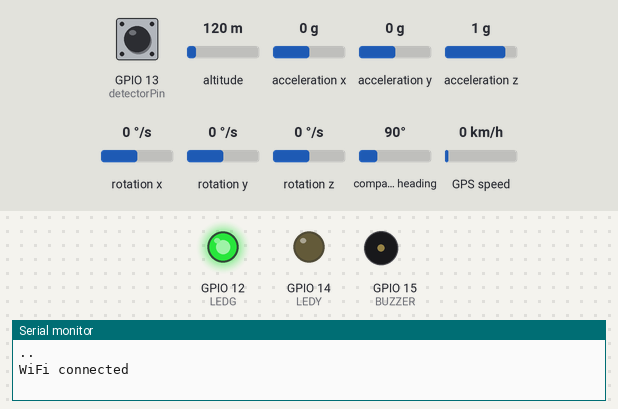
Simulated run of this sketch. Board: ESP32. Shown: output pins drawn as LEDs (lit = HIGH), buzzer (waves = sounding, pin HIGH), the last lines printed to the serial monitor. Wiring (inferred from the names in the program): MPU-6050 motion sensor at I2C address 0x68. The test bench sets the inputs (shaded band); at power-on: GPIO 13 (detectorPin) HIGH, altitude 120 m, acceleration x 0 g, acceleration y 0 g, acceleration z 1 g, rotation x 0 °/s, rotation y 0 °/s, rotation z 0 °/s, compass heading 90°, GPS speed 0 km/h. WiFi joins after 1.5 s; servers stay silent unless stated; the GPS gets a fix after 3 s at 37.7749, -122.4194 with 8 satellites.

Above: at 2.1 s.
At 6.2 s:
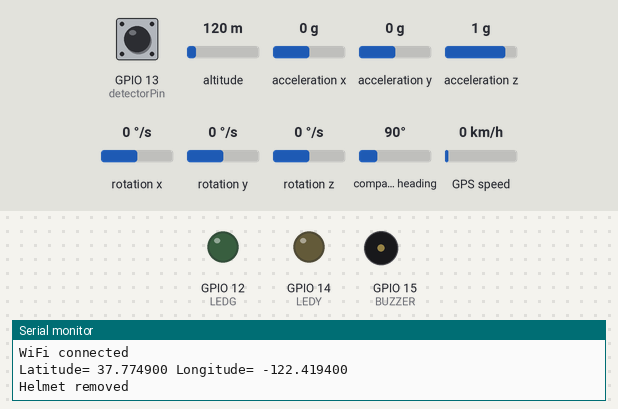
6.3 s: GPIO 13 (detectorPin) pulled LOW for 0.15 s
Timing chart, 0 to 9.3 s (numbered marks = the images above; inputs shaded):
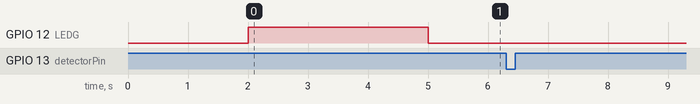

The sketch:

SafetyHelmet.ino
```cpp
/// final one
#include <Wire.h>
#include <TridentTD_LineNotify.h>
#include <SoftwareSerial.h>
#include <TinyGPS++.h>

#define SSID "<your_wifi_ssid>"
#define PASSWORD "<your_wifi_password>"
#define LINE_TOKEN "<your_line_notify_token>"
#define PirPin 16
#define rxPin 39
#define txPin 36
#define BUZZER 15
#define BUTTON 27
#define detectorPin 13
#define LEDY 14
#define LEDG 12

char latitude[32], longitude[32];
TinyGPSPlus gps;

int GPSBaud = 9600;
SoftwareSerial gpsSerial(rxPin, txPin);

const int MPU_addr = 0x68;  // I2C address of the MPU-6050
int16_t AcX, AcY, AcZ, Tmp, GyX, GyY, GyZ;
float ax = 0, ay = 0, az = 0, gx = 0, gy = 0, gz = 0;
int prev_Amp = 0;
int Amp = 0;
int prev_angleChange = 0;
int angleChange = 0;
unsigned long prev_time = 0;
unsigned long cur_time = 0;
int slope_amp = 0;
int slope_angleChange = 0;
bool Accident = 0;
int val;  // variable to store result
bool trig = 1;
int beat, bpm, countStatus;
unsigned long millisBefore;


String alertMSG = "Crash Detected!!! Check the Location here: https://www.google.com/maps/search/?api=1&query=";

void setup() {
  Serial.begin(115200);
  gpsSerial.begin(GPSBaud);

  Wire.begin();
  Wire.beginTransmission(MPU_addr);
  Wire.write(0x6B);
  Wire.write(0);
  pinMode(BUZZER, OUTPUT);
  pinMode(LEDG, OUTPUT);
  pinMode(LEDY, OUTPUT);
  pinMode(BUTTON, INPUT_PULLUP);
  pinMode(detectorPin, INPUT_PULLUP);
  Wire.endTransmission(true);
  WiFi.begin(SSID, PASSWORD);
  while (WiFi.status() != WL_CONNECTED) {
    delay(1000);
    Serial.print(".");
  }
  Serial.println("");
  Serial.println("WiFi connected");
  LINE.notify("Wifi Connected.");
  digitalWrite(LEDG, 1);
  delay(3000);
  digitalWrite(LEDG, 0);
  LINE.setToken(LINE_TOKEN);
  digitalWrite(BUZZER, 0);
  val = digitalRead(detectorPin);
  if (val == LOW) {
    LINE.notify("Helmet worn");
    Serial.println("Helmet worn");
  }
}

void loop() {
  mpu_read();
  getLOC();
  Serial.print("Latitude= ");
  Serial.print(latitude);
  Serial.print(" Longitude= ");
  Serial.println(longitude);
  val = digitalRead(detectorPin);
  if (val == LOW) {
    while (val == 0) {
      mpu_read();
      if (slope_amp > 40 || slope_angleChange > 83) {
        Serial.println("Crashed detected");
        Accident = 1;
        break;
      }
      val = digitalRead(detectorPin);
    }
    unsigned long start = millis();
    while (Accident == 1) {
      trig = digitalRead(BUTTON);
      // digitalWrite(BUZZER, 1);
      digitalWrite(LEDY, 1);
      getLOC();
      if (millis() - start > 5000) {
        Serial.print("Latitude= ");
        Serial.print(13.8212516);
        Serial.print(" Longitude= ");
        Serial.println(100.5135891);
        alertMSG = alertMSG + latitude;
        alertMSG = alertMSG + ",";
        alertMSG = alertMSG + longitude;
        LINE.notify(alertMSG);
        Serial.println("Notification Sent\n");
        digitalWrite(BUZZER, 0);
        digitalWrite(LEDY, 0);
        getBPM();
        Accident = 0;
      }
      if (trig == 0) {
        Serial.println("Notification Aborted\n");
        digitalWrite(BUZZER, 0);
        digitalWrite(LEDY, 0);
        Accident = 0;
      }
    }
  } else if (val == 1) {
    LINE.notify("Helmet removed");
    Serial.println("Helmet removed\n");
    while (val == 1) {
      val = digitalRead(detectorPin);
    }
    LINE.notify("Helmet worn");
    Serial.println("Helmet worn");
  }
}

void mpu_read() {
  Wire.beginTransmission(MPU_addr);
  Wire.write(0x3B);  // starting with register 0x3B (ACCEL_XOUT_H)
  Wire.endTransmission(false);
  Wire.requestFrom(MPU_addr, 14, true);
  AcX = Wire.read() << 8 | Wire.read();
  AcY = Wire.read() << 8 | Wire.read();
  AcZ = Wire.read() << 8 | Wire.read();
  Tmp = Wire.read() << 8 | Wire.read();
  GyX = Wire.read() << 8 | Wire.read();
  GyY = Wire.read() << 8 | Wire.read();
  GyZ = Wire.read() << 8 | Wire.read();
  ax = (AcX - 2050) / 16384.00;
  ay = (AcY - 77) / 16384.00;
  az = (AcZ - 1947) / 16384.00;
  gx = (GyX + 270) / 131.07;
  gy = (GyY - 351) / 131.07;
  gz = (GyZ + 136) / 131.07;
  prev_time = cur_time;
  cur_time = millis();
  prev_Amp = Amp;
  prev_angleChange = angleChange;
  float Raw_Amp = pow(pow(ax, 2) + pow(ay, 2) + pow(az, 2), 0.5);
  Amp = Raw_Amp * 10;  // Mulitiplied by 10 bcz values are between 0 to 1
  angleChange = pow(pow(gx, 2) + pow(gy, 2) + pow(gz, 2), 0.5);

  slope_amp = abs(round(atan2(float(Amp - prev_Amp), float(cur_time - prev_time)) * 180 / 3.14159265));
  slope_angleChange = abs(round(atan2(float(angleChange - prev_angleChange), float(cur_time - prev_time)) * 180 / 3.14159265));
  delay(20);
}

void getLOC() {
  while (gpsSerial.available() > 0) {
    gps.encode(gpsSerial.read());
    if (gps.location.isUpdated()) {
      sprintf(latitude, "%f", gps.location.lat());
      sprintf(longitude, "%f", gps.location.lng());
    }
  }
}
void getBPM() {
  int sensorValue = analogRead(A0);
  if (countStatus == 0) {
    if (sensorValue > 516) {
      countStatus = 1;
      beat++;
    }
  } else {
    if (sensorValue < 510) {
      countStatus = 0;
    }
  }
  if (millis() - millisBefore > 15000) {
    bpm = beat * 30;
    beat = 0;
    Serial.print("BPM : ");
    Serial.println(bpm);
    LINE.notify("BPM: ");
    LINE.notify(bpm);
    millisBefore = millis();
  }
  delay(10);
  getBPM();
}
```
